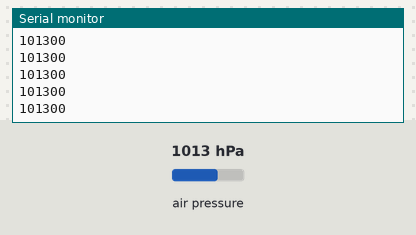
This sketch was run on a simulated Arduino Uno, built with avr-gcc and run on an emulated ATmega328P. Parts: the last lines printed to the serial monitor. Inputs (shaded band) come from the test bench; at power-on: air pressure 1013 hPa.

Above: at 1.2 s.
1.3 s: air pressure set to 952 hPa
At 1.8 s:
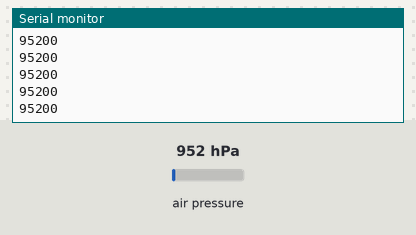
2.8 s: air pressure set to 975 hPa
At 3.7 s:
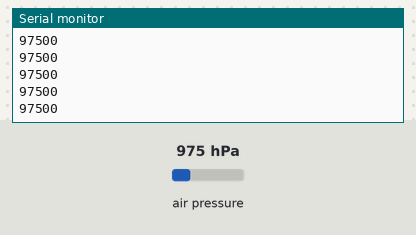
Timing chart, 0 to 5.8 s (numbered marks = the images above; inputs shaded):
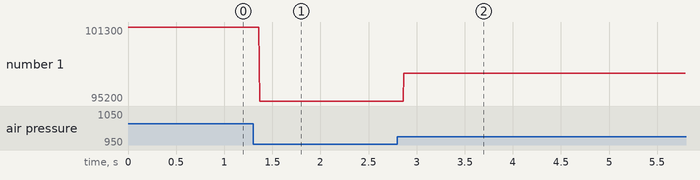

The sketch:

sketch_sep30a.ino
```cpp
#include <MS5611.h>
#include "buffer.h"

MS5611 baro;
int32_t pressure;
buffer test(10);

void setup() {
  // Start barometer
  baro = MS5611();
  baro.begin();
  // Start serial
  Serial.begin(9600);
  delay(2);
}

void loop() {
  // Read pressure
  pressure = baro.getPressure();
  // Send pressure
  float* x;
  Serial.println(pressure);
  if(test.record()){
    x = test.getValue();
    for(int i = 0; i++; i < 10){
      Serial.print(*x);
      x = x++;
    }
  };
}
```

buffer.cpp
```cpp
#include "buffer.h"
#include "Arduino.h"
#include "HardwareSerial.h"


buffer::buffer(int size){
  float Data[10];
    data = &Data[0];
}

bool buffer::record(){
  if(Serial.available() > 0){
  float input = Serial.read();
  int i = 0;
  while(*data != 0){
    i++;
    data = data+1;
    if(i > 9){
      return false;
    }
  }
  *data = input;
  return true;
  }
  return false;
}

float* buffer::getValue(){
  return data;
}
/*int main(void){
    buffer b(10);
    return 0;
}*/
```

buffer.h
```cpp
#ifndef buffer_h

#define buffer_h
#include "Arduino.h"

class buffer
{
public:
    buffer(int size);
    bool record();
    float* getValue();
    //bool refresh();
private:
    float* data;
};

#endif
```

Measured:
- after the input at 1.3 s, the serial monitor: prints a new line after 0.07 s (image 1)
- after the input at 2.8 s, the serial monitor: prints a new line after 0.07 s (image 2)
- plotted number 1: 101300 → 95200 after the input at 1.3 s, 95200 → 97500 after the input at 2.8 s
